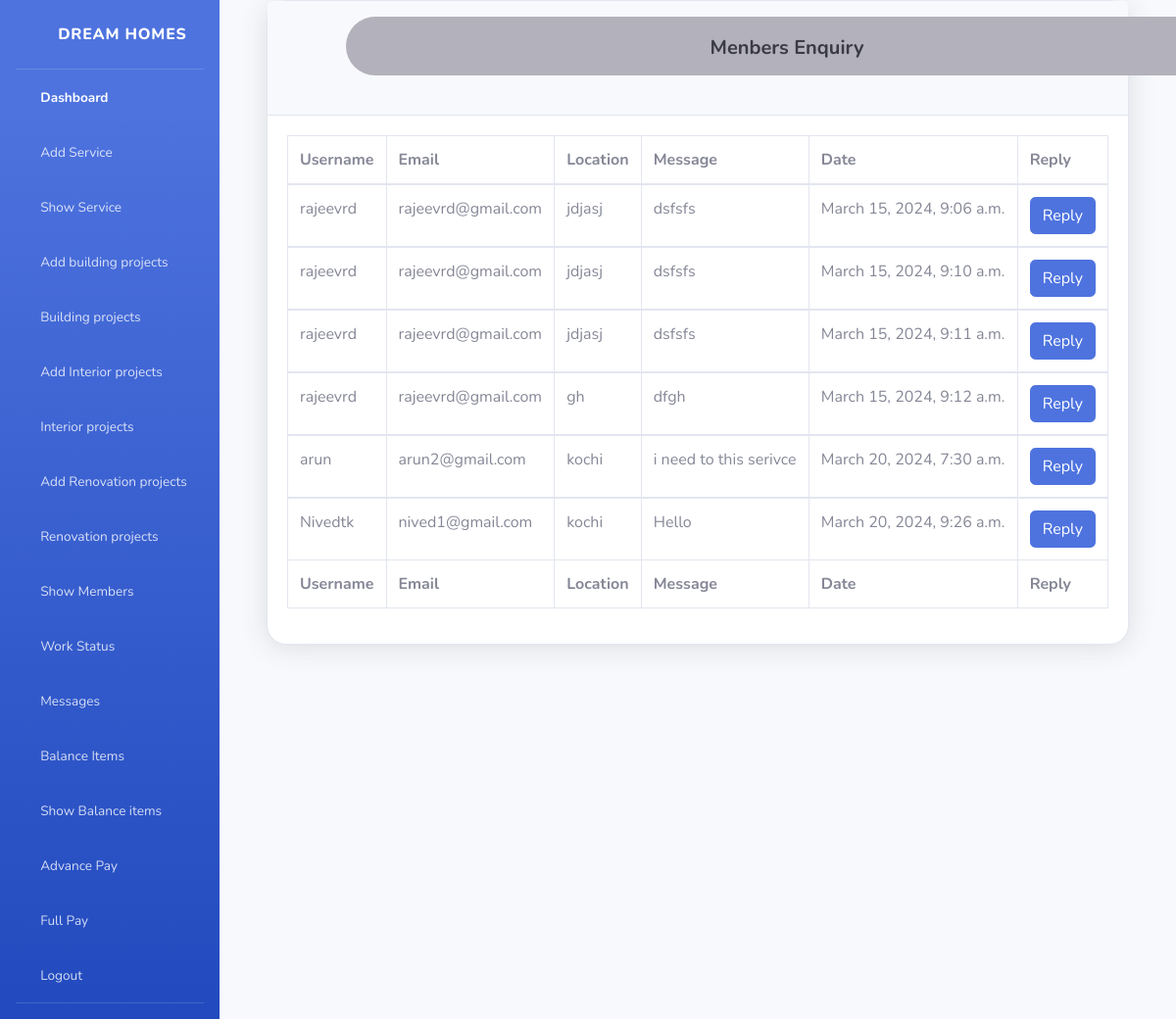
Page /index/MessageTable/ on the earlier database version.
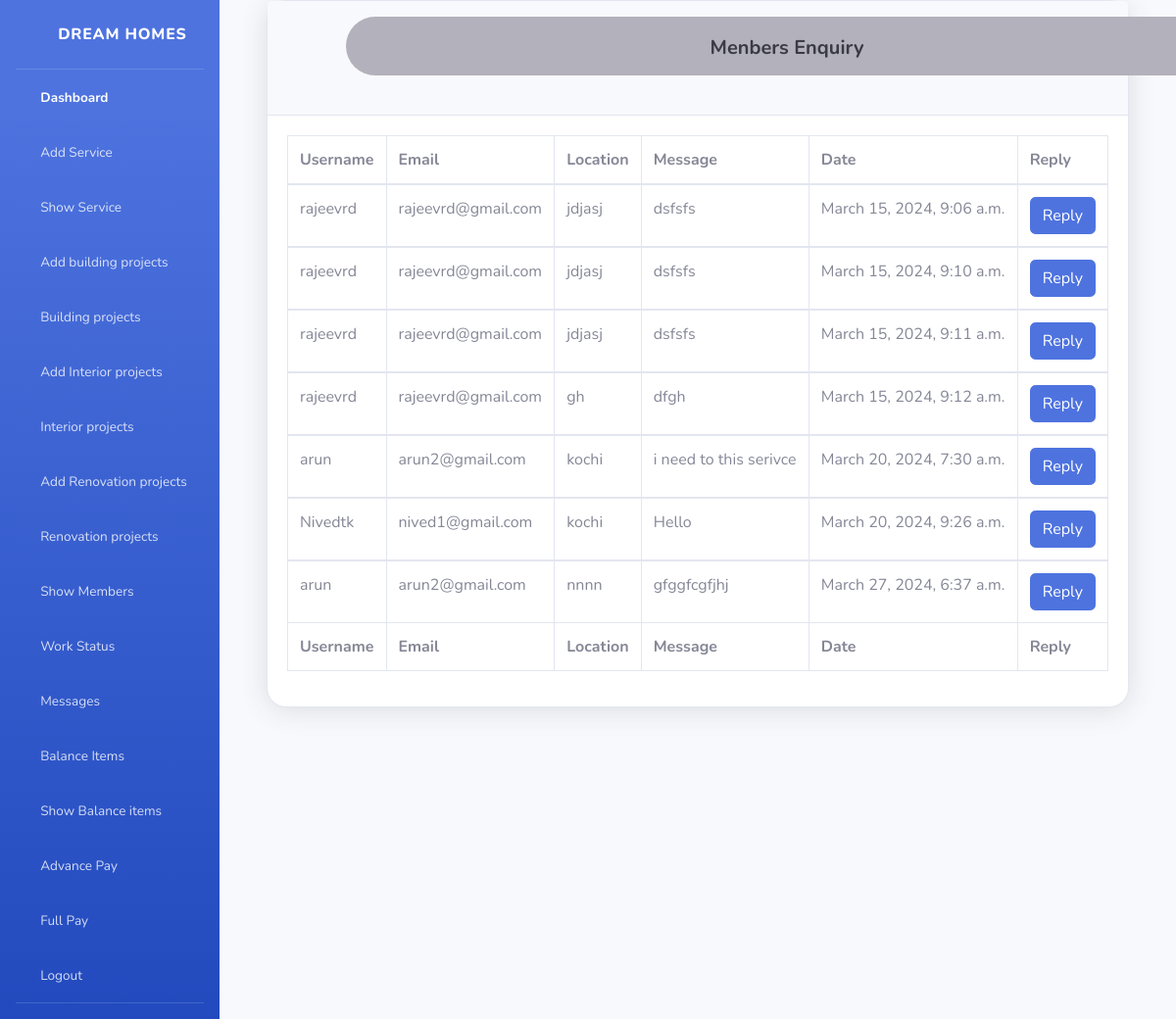
Same page on the later database version.
### Usermodule/models.py (models this page shows, shortened)
class AppointmentRequest(models.Model):
    name = models.CharField(max_length=100)
    email = models.EmailField()
    message = models.TextField()
    location = models.CharField(max_length=100)
    created_at = models.DateTimeField(auto_now_add=True)

### Adminmodule/views.py (the view)
# urls.py: path('MessageTable/', views.MessageTable, name="MessageTable"),
def MessageTable(request):
    data = AppointmentRequest.objects.all()
    return render(request, "messagestable.html",{"data":data})

### Adminmodule/templates/messagestable.html (shortened to what this page needs)
<!DOCTYPE html>
{% extends 'Adminindex.html' %}
{% block content %}
<html lang="en">
<head>
    <link href="vendor/fontawesome-free/css/all.min.css" rel="stylesheet" type="text/css">
    <link href="css/sb-admin-2.min.css" rel="stylesheet">
</head>
<body class="bg-gradient-primary">
    <div class="container" >
        <div class="card shadow mb-4" style="border-radius: 20px;">
            <div class="card-header py-3">
                <h6 class="h5 font-weight-bold text-gray-900 mb-4 centered-container" style="margin-left:60px;background-color: #b3b1bb;width: 900px;height: 60px;">Menbers Enquiry  </h6>
            </div>
            <div class="card-body">
                <div class="table-responsive">
                    <table class="table table-bordered" id="dataTable" width="100%" cellspacing="0">
                        <thead>
                            <tr>
                                <th>Username</th>
                                <th>Email</th>
                                <th>Location</th>
                                <th>Message</th>
                                <th>Date</th>
                                <th>Reply</th>
                            </tr>
                        </thead>
                        <tfoot>
                            <tr>
                                <th>Username</th>
                                <th>Email</th>
                                <th>Location</th>
                                <th>Message</th>
                                <th>Date</th>
                                <th>Reply</th>
                            </tr>
                        </tfoot>
                        {% for i in data %}
                        <tbody>
                            <tr>
                                <td>{{i.name}}</td>
                                <td>{{i.email}}</td>
                                <td>{{i.location}}</td>
                                <td>{{i.message}}</td>
                                <td>{{i.created_at}}</td>
                                <form action="{% url 'showmessage' dataid=i.name %}" method="get" enctype="multipart/form-data">
                                    <td>
                                        <button type="submit" class="btn btn-primary btn-user btn-block">
                                            Reply
                                        </button>
                                    </td>
                                </form>
                            </tr>
                        </tbody>
                        {% endfor %}
                    </table>
                </div>
            </div>
        </div>
    </div>
</div>
{% endblock %}

### Adminmodule/templates/Adminindex.html (shortened to what this page needs)
<!DOCTYPE html>
{% load static %}
<html lang="en">
<head>
    <link href="vendor/fontawesome-free/css/all.min.css" rel="stylesheet" type="text/css">
    <link href="{% static 'css/sb-admin-2.min.css' %}" rel="stylesheet">
</head>
<body>
    <div id="wrapper">
        <ul class="navbar-nav bg-gradient-primary sidebar sidebar-dark accordion box" id="">
            <a class="sidebar-brand d-flex align-items-center justify-content-center" href="index.html">
                <div class="sidebar-brand-icon rotate-n-15">
                    <i class="fas fa-laugh-wink"></i>
                </div>
                <div class="sidebar-brand-text mx-3">Dream Homes</div>
            </a>
            <hr class="sidebar-divider my-0">
            <li class="nav-item active">
                <a class="nav-link" href="index.html">
                    <i class="fas fa-fw fa-tachometer-alt"></i>
                    <span>Dashboard</span></a>
            </li>
            <li class="nav-item">
                <a class="nav-link" href="{% url 'AddCategory' %}">
                    <i class="fas fa-fw fa-chart-area"></i>
                    <span>Add Service</span></a>
            </li>
            <li class="nav-item">
                <a class="nav-link" href="{% url 'showCategory' %}">
                    <i class="fas fa-fw fa-table"></i>
                    <span>Show Service</span></a>
            </li>
                        <li class="nav-item">
                            <a class="nav-link" href="{% url 'Addproperty' %}">
                                <i class="fas fa-fw fa-table"></i>
                                <span>Add building projects</span></a>
                        </li>
            <li class="nav-item">
                <a class="nav-link" href="{% url 'showproperty' %}">
                    <i class="fas fa-fw fa-table"></i>
                    <span>Building projects</span></a>
            </li>
        <li class="nav-item">
            <a class="nav-link" href="{% url 'Addinterior' %}">
            <i class="fas fa-fw fa-table"></i>
             <span>Add Interior projects</span></a>
         </li>
                                    <li class="nav-item">
                                        <a class="nav-link" href="{% url 'showinterior' %}">
                                            <i class="fas fa-fw fa-table"></i>
                                            <span>Interior projects</span></a>
                                    </li>
                                    <li class="nav-item">
                                        <a class="nav-link" href="{% url 'Renovations' %}">
                                        <i class="fas fa-fw fa-table"></i>
                                        <span>Add Renovation projects</span></a>
                                        </li>
                                        <li class="nav-item">
                                            <a class="nav-link" href="{% url 'showRenovation' %}">
                                            <i class="fas fa-fw fa-table"></i>
                                            <span>Renovation projects</span></a>
                                            </li>
                                     <li class="nav-item">
                                        <a class="nav-link" href="{% url 'showmembers' %}">
                                            <i class="fas fa-fw fa-table"></i>
                                            <span>Show Members</span></a>
                                    </li>
                                    <li class="nav-item">
                                    <a class="nav-link" href="{% url 'AddStatus' %}">
                                    <i class="fas fa-fw fa-table"></i>
                                    <span>Work Status</span></a>
                                    </li>
                                    <li class="nav-item">
                                    <a class="nav-link" href="{% url 'MessageTable' %}">
                                    <i class="fas fa-fw fa-table"></i>
                                    <span>Messages</span></a>
                                    </li>
                                    <li class="nav-item">
                                    <a class="nav-link" href="{% url 'balance' %}">
                                    <i class="fas fa-fw fa-table"></i>
                                    <span>Balance Items</span></a>
                                    </li>
                                    <li class="nav-item">
                                    <a class="nav-link" href="{% url 'showBalance' %}">
                                    <i class="fas fa-fw fa-table"></i>
                                    <span>Show Balance items</span></a>
                                    </li>
                                    <li class="nav-item">
                                        <a class="nav-link" href="{% url 'Advance' %}">
                                        <i class="fas fa-fw fa-table"></i>
                                        <span>Advance Pay</span></a>
                                        </li>
                                        <li class="nav-item">
                                            <a class="nav-link" href="{% url 'FullPays' %}">
                                            <i class="fas fa-fw fa-table"></i>
                                            <span>Full Pay</span></a>
                                            </li>
                                    <li class="nav-item">
                                        <a class="nav-link" href="{% url 'signout_admin' %}">
                                        <i class="fas fa-fw fa-table"></i>
                                        <span>Logout</span></a>
                                        </li>
            <hr class="sidebar-divider d-none d-md-block">
        </ul><br>
        <div id="content-wrapper" class="d-flex flex-column">
            <div id="content">
                <div class="container-fluid">
 {% block content %}{% endblock %}
        </div>
    </div>
</body>
</html>

### Adminmodule/templates/Adminindex.html (style rules this page uses)
.centered-container { text-align: center; padding: 20px; background-color: rgb(25, 25, 114); border-radius: 50px; }

Differences in the rows shown:
added AppointmentRequest: name "arun", email "arun2@gmail.com", location "nnnn", message "gfggfcgfjhj", created_at "March 27, 2024, 6:37 a.m."
